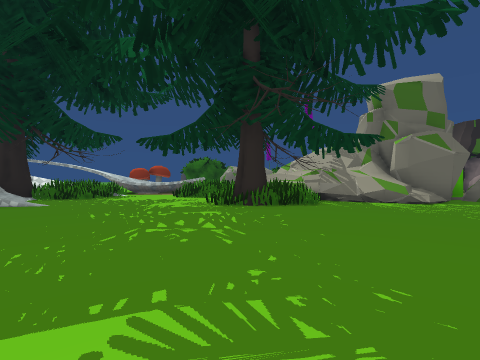
View 1 (above)

22 first-person views from a walk through a 3-D level made in the Unity game engine. The camera is 1.3 m above the floor, looks level and sees 85° across. The floor is counted in squares, 2 m on a side. Each view is taken from the middle of a square. On the plan, view 1 faces up. The plan holds only what a view shows up to about 9 squares ahead; the rest is blank. The place goes on beyond the plan. Some animated figures are left out. Some surface patterns are stand-ins.

View 2
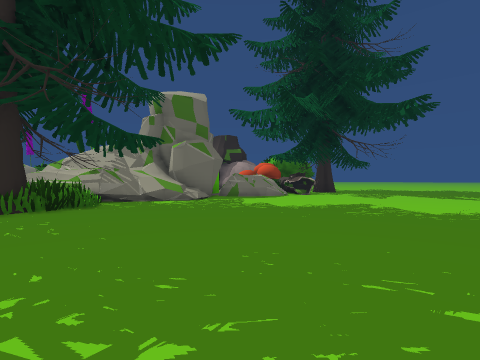

View 3
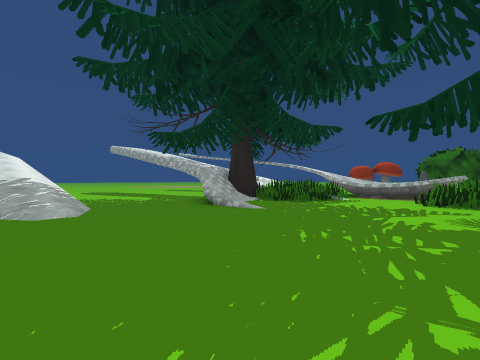

View 4
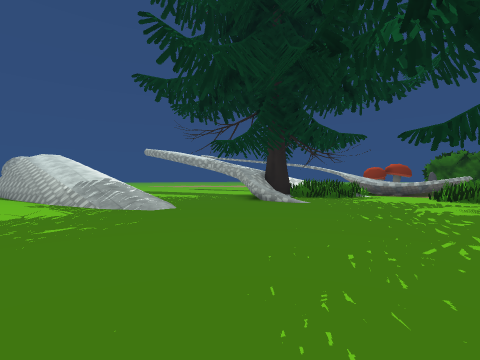

View 5
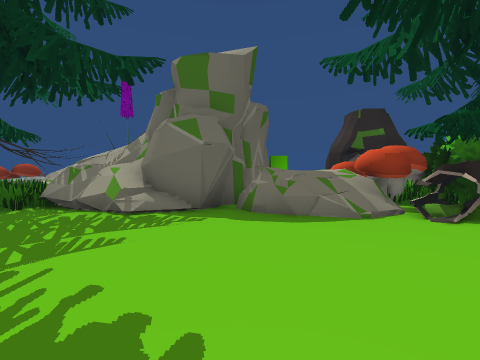

View 6
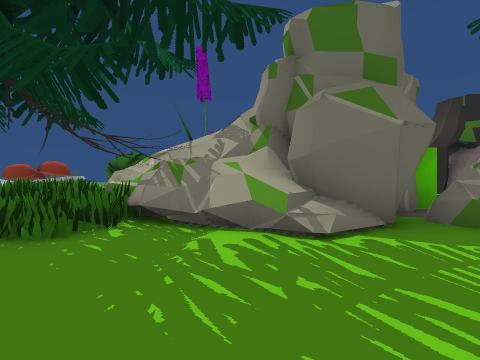

View 7
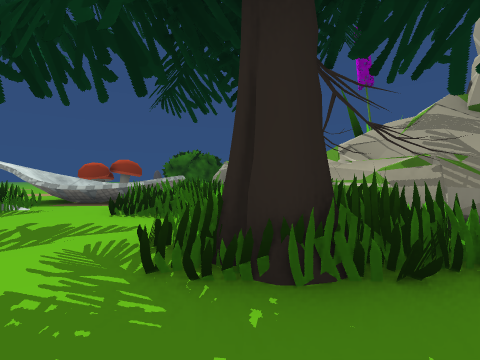

View 8
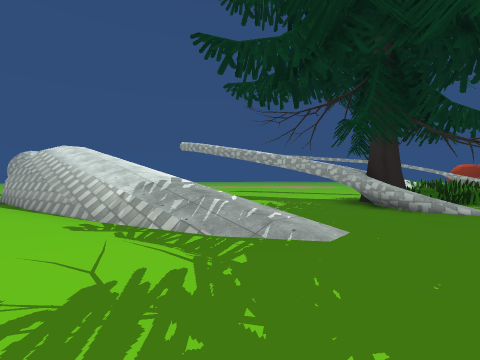

View 9
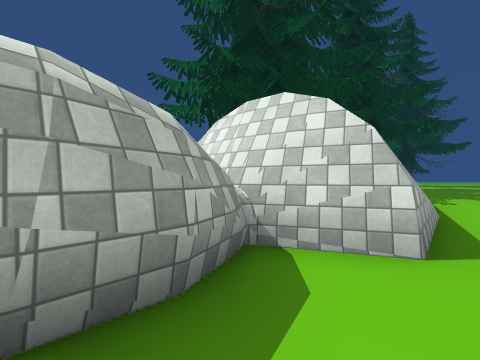

View 10
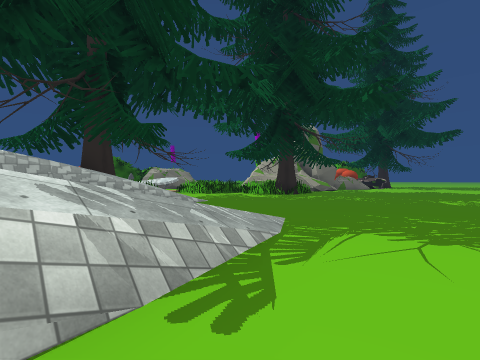

View 11
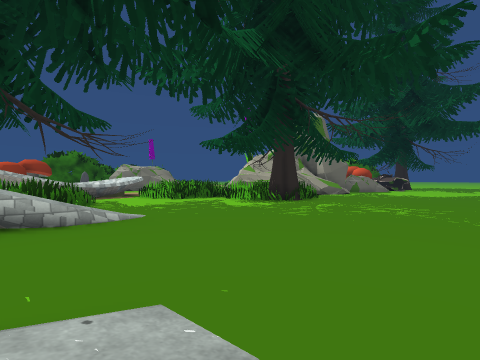

View 12
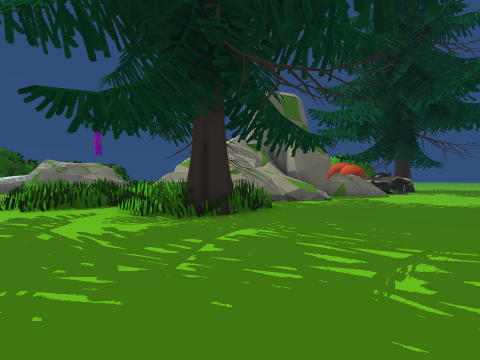

View 13
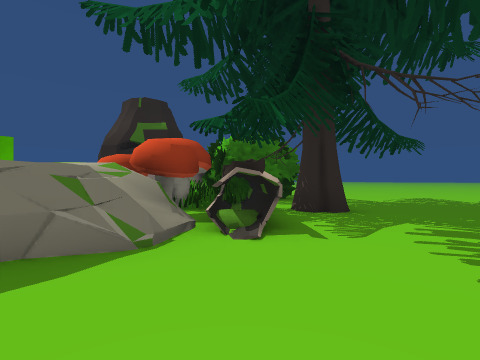

View 14
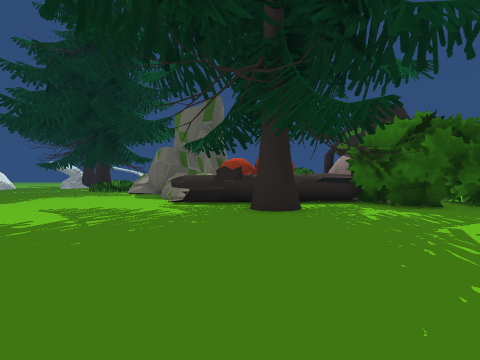

View 15
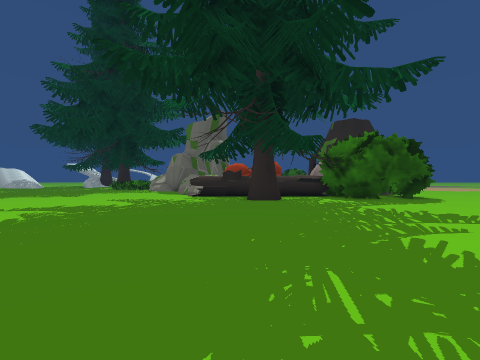

View 16
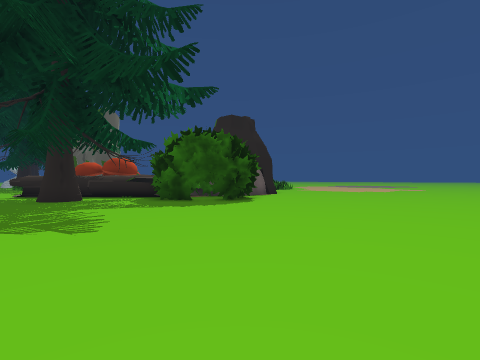

View 17
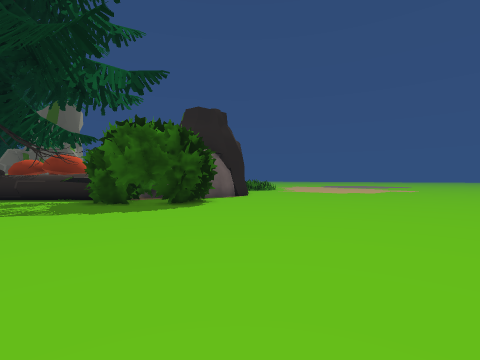

View 18
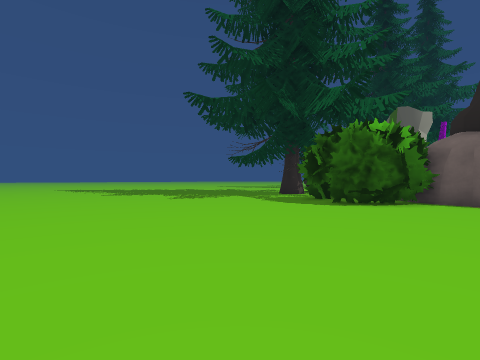

View 19
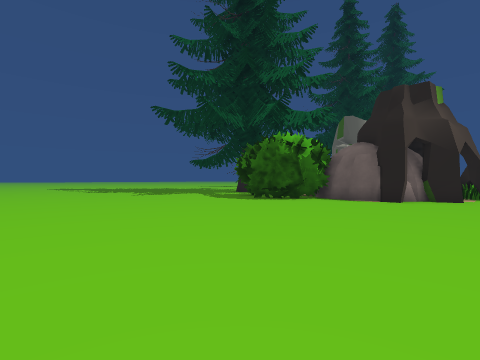

View 20
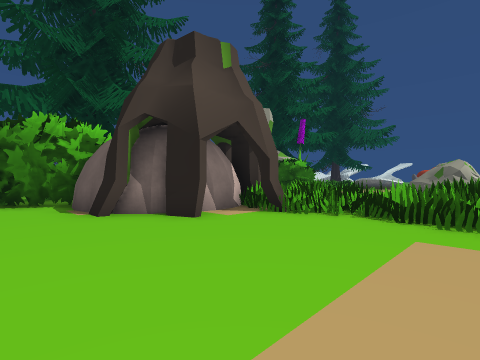

View 21
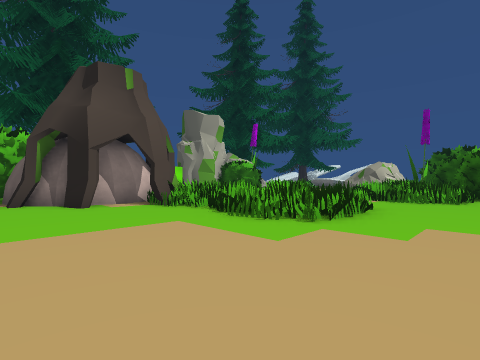

View 22
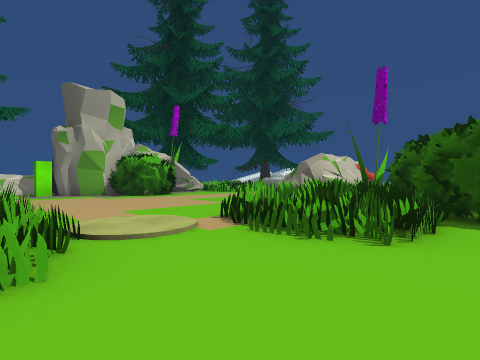

### Floor plan
Key: @ floor where view 1 was taken; # wall or solid block; x gap in a wall; . floor; / step, stairs or slope; = window, fence, low wall or low ledge; ^ raised ledge; v drop or lower ground; R rock; B block; O other object.
Columns run from 18 left of view 1 to 24 right of it. Each row starts with its distance up from view 1.
 23                       OO...........
 22                    OO OOOO.........
 21                     OOO OO..OOO....
 20                    OOO OOO..OOOO....
 19                    ###OOO..OOOO.....
 18                     ##O.....OOO.....   ..
 17                       ......OOOO...........
 16                       .....OOO###..........
 15                        ..... #####.........
 14            .^   ^       ....  #  #.........
 13            .^  ^^O       ...  #  ##........
 12             ####OO        ..  ######.......
 11             ## OOOO      R      ####.......
 10            ####=OO###    RB   OO####.......
  9            ###   #OO#### R. #######........
  8         .####    #OO####R######## .........
  7        .. ###... ##O###/..#######  ........
  6        .. ..#...      ......#####  ........
  5        ..= x ......   .......      ........
  4        ////........................... ...
  3   #/////////..........................  ..
  2 ###/////////..........................
  1 #.###=v//.............................
  0 ..................@...................

Positions as (right, up) in squares from view 1, and headings:
1: (0, 0), facing up
2: (0, 0), facing up-right
3: (-1, 2), facing up-left
4: (-1, 0), facing up-left
5: (7, 2), facing up
6: (4, 4), facing up
7: (0, 5), facing up
8: (-5, 0), facing up-left
9: (-18, 0), facing up-right
10: (-10, 0), facing up-right
11: (-7, 2), facing up-right
12: (-3, 3), facing up-right
13: (8, 4), facing up-right
14: (17, 2), facing up-left
15: (19, 0), facing up-left
16: (23, 5), facing up-left
17: (23, 7), facing up-left
18: (24, 14), facing down-left
19: (24, 17), facing down-left
20: (17, 20), facing down-left
21: (16, 23), facing down-left
22: (10, 23), facing down-left
